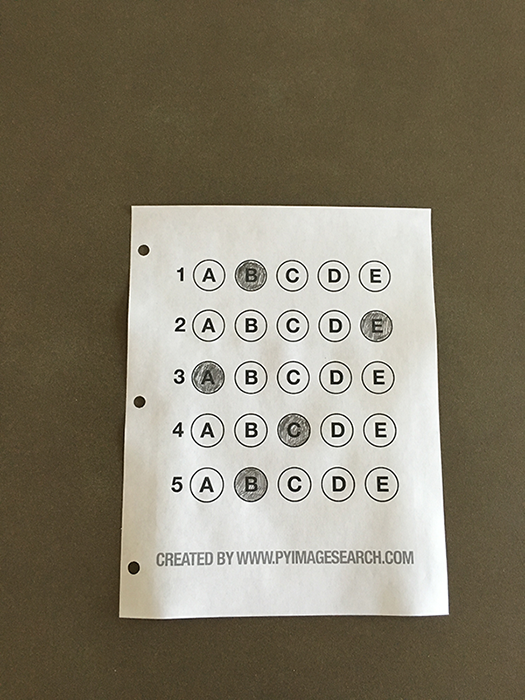
#> input picture Files/omr_test_01.png, 525 x 700 px
$ python red-to-blue.py --image Files/omr_test_01.png
#> lines starting #> are read from the running program, lines starting #| are printed output that depends on the picture; after the words box and inside, x2 and y2 are one past the last pixel; in counts of white or black regions, pixels touching at a corner belong together
import numpy as np
import argparse
import cv2
import imutils
import time


# python red-to-blue.py -i Files/car_red.jpg
ap = argparse.ArgumentParser()
ap.add_argument("-i","--image",help="path to the input image file")
ap.add_argument("-c","--color",help="original color")
ap.add_argument("-n","--name",help="output_name")
args = vars(ap.parse_args())

# car in the HSV color space, then initialize the
redLower1 = (0, 10, 100)
redUpper1 = (10, 255, 255)
redLower2 = (155, 10, 50)
redUpper2 = (180, 255, 255)
blueLower = (90, 50, 50)
blueUpper = (135, 255, 230)

image = cv2.imread(args["image"])
#> image is the input picture: shape (700, 525, 3); mean B, G, R 104.7, 123.2, 130.7
image_hsv=cv2.cvtColor(image, cv2.COLOR_BGR2HSV)
#> image_hsv: shape (700, 525, 3); mean H, S, V 24.8, 71.5, 130.9

# masks
mask0 = cv2.inRange(image_hsv, redLower1, redUpper1)
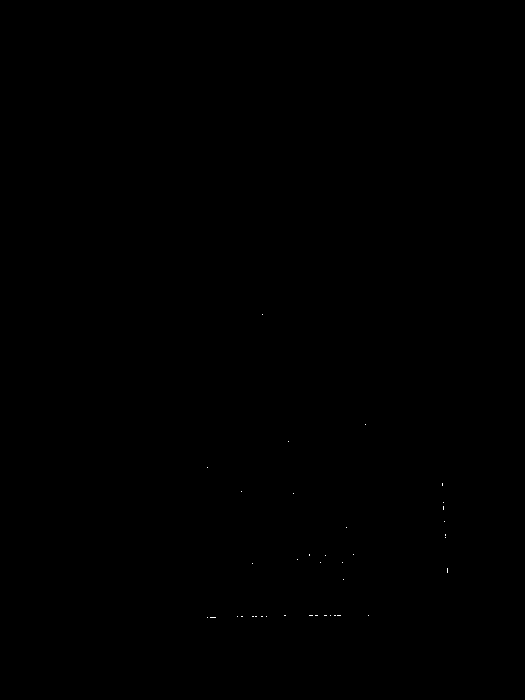
#> mask0: shape (700, 525); 0.02% white in thin lines or dots, all inside (x1, y1, x2, y2) = (207, 314, 448, 618)
mask1 = cv2.inRange(image_hsv, redLower2, redUpper2)
#> mask1: shape (700, 525); 0.01% white in thin lines or dots, all inside (x1, y1, x2, y2) = (187, 522, 450, 619)
mask_red = mask0+mask1
#> mask_red: shape (700, 525); 0.02% white in thin lines or dots, all inside (x1, y1, x2, y2) = (187, 314, 450, 619)
mask_blue = cv2.inRange(image_hsv, blueLower, blueUpper)
#> mask_blue: shape (700, 525); every value is 0


# colors
color = args["color"]
blue = 245
red = 0
if color == 'blue':
    mask = mask_blue
    diff_color = blue - red
    name='car2red.png'
else:
    mask = mask_red
    diff_color = red - blue
    name = 'car2blue.png'

if args["name"]:
    name = args["name"]

name = "Outputs/" + name
# set my output img to zero everywhere except my mask
object = image.copy()
object[np.where(mask == 0)] = 0
object_hsv = image_hsv.copy()
object_hsv[np.where(mask == 0)] = 0
#> object_hsv: shape (700, 525, 3); mean H, S, V 0, 0, 0
#cv2.imshow('object', object)

# background
background = image.copy()
background[np.where(mask != 0)] = 0
#> background: shape (700, 525, 3); 0.02% of pixels changed, all inside (x1, y1, x2, y2) = (187, 314, 450, 619)
background_hsv = image_hsv.copy()
background_hsv[np.where(mask != 0)] = 0
#> background_hsv: shape (700, 525, 3); mean H, S, V 24.8, 71.4, 130.9
#cv2.imshow('background', background)

# change object color
h,s,v = cv2.split(object_hsv)
vfunc = np.vectorize(lambda x: np.mod(max(x + diff_color, 360 - x - diff_color), 180))
h_new = vfunc(h).astype(np.uint8)
h_new[np.where(mask == 0)] = 0

# recombine channels
object_new = cv2.merge([h_new,s,v])
#> object_new: shape (700, 525, 3); mean H, S, V 0, 0, 0
bgr_object_new = cv2.cvtColor(object_new, cv2.COLOR_HSV2BGR)
#cv2.imshow('object_new', bgr_object_new)

#restore the image
hsv_new = object_new.copy()
hsv_new[np.where(mask == 0)] = background_hsv[np.where(mask == 0)].copy()
#> hsv_new: shape (700, 525, 3); mean H, S, V 24.8, 71.5, 130.9

bgr_new = cv2.cvtColor(hsv_new, cv2.COLOR_HSV2BGR)
cv2.imwrite(name, bgr_new)
cv2.imshow("original", image)
cv2.imshow(name, bgr_new)

cv2.waitKey(0)
cv2.destroyAllWindows()
